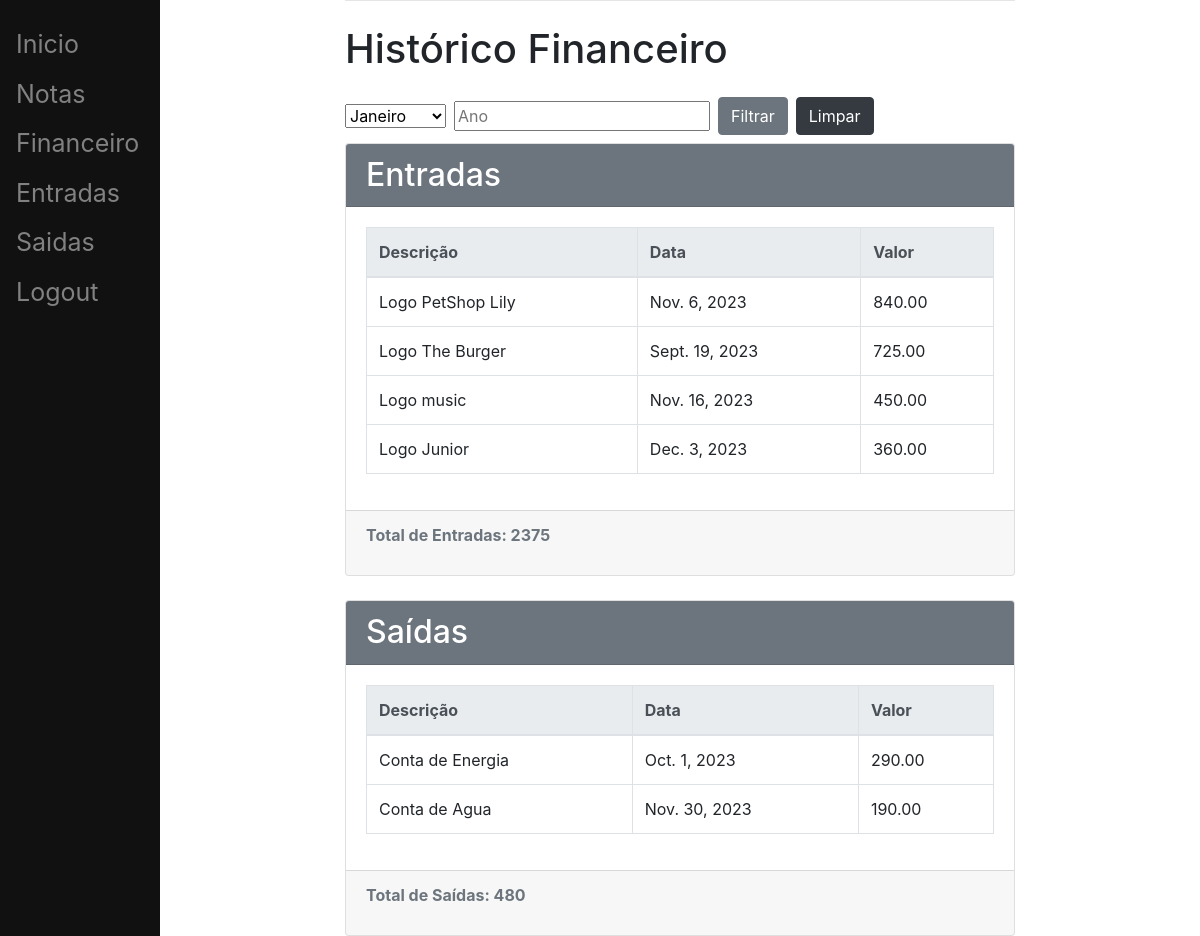
/view/ (signed in), run on the app's committed database.
### main/models.py (models this page shows)
class Entrada(models.Model):
    descricao = models.CharField(max_length=200)
    data = models.DateField()
    valor = models.DecimalField(max_digits=10, decimal_places=2)
    user = models.ForeignKey(User, on_delete=models.CASCADE)

class Saida(models.Model):
    descricao = models.CharField(max_length=200)
    data = models.DateField()
    valor = models.DecimalField(max_digits=10, decimal_places=2)
    user = models.ForeignKey(User, on_delete=models.CASCADE)

### main/views.py (the view)
# urls.py: path('view/', views.view, name='view'),
@login_required
def view(request):
    filtro_form = FiltroForm(request.GET)
    if filtro_form.is_valid():
        mes = filtro_form.cleaned_data['mes']
        ano = filtro_form.cleaned_data['ano']
        entradas = Entrada.objects.filter(user=request.user, data__month=mes, data__year=ano)
        saidas = Saida.objects.filter(user=request.user, data__month=mes, data__year=ano)
        total_entradas = entradas.aggregate(total_entradas=models.Sum('valor'))['total_entradas'] or 0
        total_saidas = saidas.aggregate(total_saidas=models.Sum('valor'))['total_saidas'] or 0
    else:
        entradas = Entrada.objects.filter(user=request.user)
        saidas = Saida.objects.filter(user=request.user)
        total_entradas = entradas.aggregate(total_entradas=models.Sum('valor'))['total_entradas'] or 0
        total_saidas = saidas.aggregate(total_saidas=models.Sum('valor'))['total_saidas'] or 0
    return render(request, 'main/view.html', {'entradas': entradas, 'saidas': saidas, 'total_entradas': total_entradas, 'total_saidas': total_saidas, 'filtro_form': filtro_form})

### main/forms.py
class FiltroForm(forms.Form):
    MES_CHOICES = [
        (1, 'Janeiro'),
        (2, 'Fevereiro'),
        (3, 'Março'),
        (4, 'Abril'),
        (5, 'Maio'),
        (6, 'Junho'),
        (7, 'Julho'),
        (8, 'Agosto'),
        (9, 'Setembro'),
        (10, 'Outubro'),
        (11, 'Novembro'),
        (12, 'Dezembro'),
    ]
    mes = forms.ChoiceField(choices=MES_CHOICES, label='Mês')
    ano = forms.IntegerField(required=False, label="Ano", widget=forms.NumberInput(attrs={'placeholder': 'Ano'}))

### main/templates/main/view.html (shortened to what this page needs)
{% extends "main/base.html" %}
{% block content %}
    <h1 class="mb-4">Histórico Financeiro</h1>
<form id="filtroForm" method="GET" action="{% url 'view' %}" class="form-inline mb-2">
    <div class="form-group mr-2">
        {{ filtro_form.mes }}
    </div>
    <div class="form-group mr-2">
        {{ filtro_form.ano }}
    </div>
    <button type="submit" class="btn btn-secondary mr-2">Filtrar</button>
    <button type="button" class="btn btn-dark" onclick="limparFiltro()">Limpar</button>
</form>
    <div class="card mb-4">
        <div class="card-header d-flex justify-content-between align-items-center bg-secondary text-white">
            <h2 class="mb-0">Entradas</h2>
        </div>
        <div class="card-body">
            <table class="table table-bordered">
                <thead class="thead-light">
                    <tr>
                        <th>Descrição</th>
                        <th>Data</th>
                        <th>Valor</th>
                    </tr>
                </thead>
                <tbody>
                    {% for entrada in entradas %}
                        <tr>
                            <td>{{ entrada.descricao }}</td>
                            <td>{{ entrada.data }}</td>
                            <td>{{ entrada.valor }}</td>
                        </tr>
                    {% endfor %}
                </tbody>
            </table>
        </div>
        <div class="card-footer text-muted">
            <p class="font-weight-bold">Total de Entradas: {{ total_entradas }}</p>
        </div>
    </div>
    <div class="card">
        <div class="card-header d-flex justify-content-between align-items-center bg-secondary text-white">
            <h2 class="mb-0">Saídas</h2>
        </div>
        <div class="card-body">
            <table class="table table-bordered">
                <thead class="thead-light">
                    <tr>
                        <th>Descrição</th>
                        <th>Data</th>
                        <th>Valor</th>
                    </tr>
                </thead>
                <tbody>
                    {% for saida in saidas %}
                        <tr>
                            <td>{{ saida.descricao }}</td>
                            <td>{{ saida.data }}</td>
                            <td>{{ saida.valor }}</td>
                        </tr>
                    {% endfor %}
                </tbody>
            </table>
        </div>
        <div class="card-footer text-muted">
            <p class="font-weight-bold">Total de Saídas: {{ total_saidas }}</p>
        </div>
    </div>
{% endblock %}

### main/templates/main/base.html (shortened to what this page needs)
 <!DOCTYPE html>
<html lang="en">
<head>
    <link rel="stylesheet" href="https://stackpath.bootstrapcdn.com/bootstrap/4.3.1/css/bootstrap.min.css">
</head>
<body>
	<div class="sidenav">
		<a href="/">Inicio</a>
		<a href="/notas">Notas</a>
		<a href="/view">Financeiro</a>
		<a href="/entradas">Entradas</a>
		<a href="/saidas">Saidas</a>
		<a href="/logout">Logout</a>
	</div>
	<div id="content" name="content" class="main">
		<div class="row justify-content-center">
			<div class="col-8">
				{% block content %}
				{% endblock %}
			</div>
		</div>
	</div>
</body>
</html>

### main/templates/main/base.html (style rules this page uses)
.sidenav { height:100%; width:160px; position: fixed; z-index:1; top:0; left:0; background-color:#111; overflow-x: hidden; padding-top:20px; }
.sidenav a { padding:6px 8px 6px 16px; text-decoration: none; font-size:25px; color: #818181; display:block; }
.main { margin-left:160px; padding: 0px 10px; }

### data on the page
Entrada: descricao "Logo PetShop Lily", data "Nov. 6, 2023", valor "840.00"
Entrada: descricao "Logo The Burger", data "Sept. 19, 2023", valor "725.00"
Entrada: descricao "Logo music", data "Nov. 16, 2023", valor "450.00"
Entrada: descricao "Logo Junior", data "Dec. 3, 2023", valor "360.00"
Saida: descricao "Conta de Energia", data "Oct. 1, 2023", valor "290.00"
Saida: descricao "Conta de Agua", data "Nov. 30, 2023", valor "190.00"

### other printed values
{{ total_entradas }} "2375"
{{ total_saidas }} "480"
